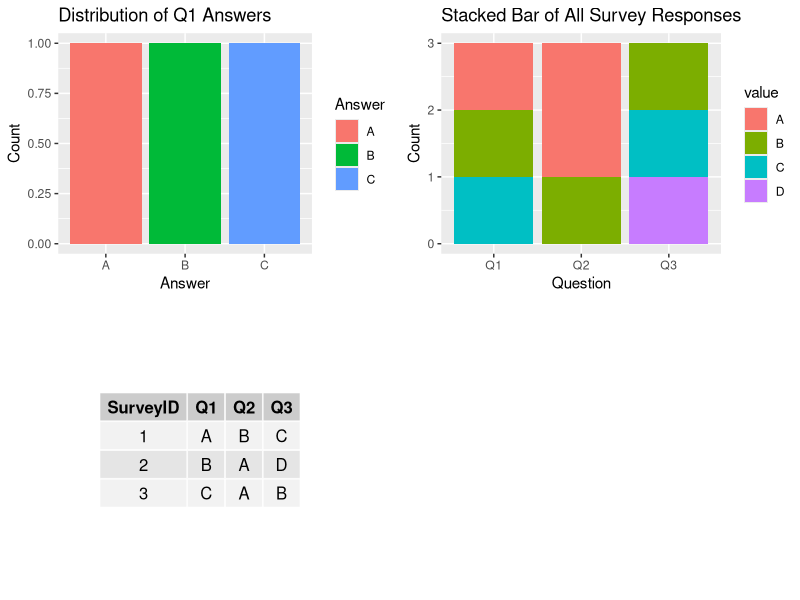

Recreate this plot in R.
library(ggplot2)
library(gridExtra)
library(reshape2)

data <- data.frame(
  SurveyID = 1:3,
  Q1 = c("A","B","C"),
  Q2 = c("B","A","A"),
  Q3 = c("C","D","B")
)

# 1. Grouped bar: Q1 distribution
q1_data <- as.data.frame(table(data$Q1))
colnames(q1_data) <- c("Answer", "Count")
grouped_chart <- ggplot(q1_data, aes(x = Answer, y = Count, fill = Answer)) +
  geom_bar(stat = "identity") +
  labs(title = "Distribution of Q1 Answers")

# 2. Stacked bar: All responses
melted <- melt(data, id.vars = "SurveyID")
stacked_chart <- ggplot(melted, aes(x = variable, fill = value)) +
  geom_bar(position = "stack") +
  labs(title = "Stacked Bar of All Survey Responses", x = "Question", y = "Count")

# 3. Table
table_plot <- tableGrob(data, rows = NULL)

grid.arrange(grouped_chart, stacked_chart, table_plot, ncol = 2)
